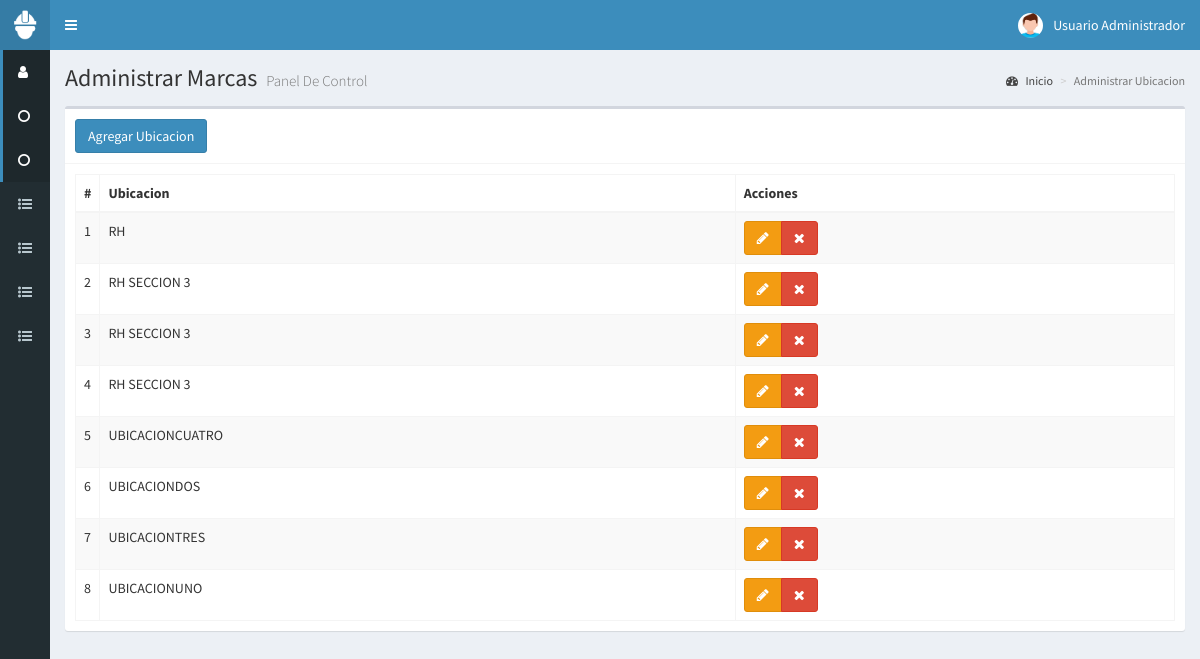
Screenshot of /ubicaciones (signed in) with the database file from the repository.
### tables this page shows
CREATE TABLE t_Ubicacion
(
  id_ubicacion SMALLINT UNSIGNED PRIMARY KEY AUTO_INCREMENT,
  descripcion VARCHAR(45) NOT NULL	
);

### controladores/plantilla.controlador.php (called while the page is built)
<?php
  class ControladorPlantilla
  {
    static public function ctrPlantilla()
    {
      include "vistas/plantilla.php";
    }
  }

### index.php (called while the page is built, shortened)
<?php
require_once "controladores/plantilla.controlador.php";
require_once "controladores/ventas.controlador.php";
require_once "controladores/ubicaciones.controlador.php";
require_once "controladores/subir-csv.controlador.php";
require_once "modelos/ubicaciones.modelo.php";
$plantilla = new ControladorPlantilla();
$plantilla->ctrPlantilla();

### controladores/ubicaciones.controlador.php (called while the page is built, shortened)
<?php
  class ControladorUbicaciones
  {
		static public function ctrMostrarUbicaciones($item,$valor)
		{
			$tabla = "t_Ubicacion";
			$respuesta = ModeloUbicaciones::mdlMostrarUbicaciones($tabla,$item,$valor);
			return $respuesta;
		}
  }
?>

### modelos/conexion.php (called while the page is built)
<?php
  class Conexion
  {
    static public function conectar()
    {
      $link = new PDO("mysql:host=localhost;dbname=bd_responsivas",
                      "usuario_responsiva",
											"responsivas-2020");
			$link->setAttribute(PDO::ATTR_ERRMODE, PDO::ERRMODE_EXCEPTION);
			$mitz="America/Tijuana";
			$tz = (new DateTime('now', new DateTimeZone($mitz)))->format('P');
			$link->exec("SET time_zone='$tz';");
      $link->exec("set names utf8");
      return $link;
    }
  }
?>

### modelos/ubicaciones.modelo.php (called while the page is built, shortened)
<?php
	require_once "conexion.php";
	class ModeloUbicaciones
	{
    static public function mdlMostrarUbicaciones($tabla,$item,$valor)
    {
			if ($item != null)
			{
				$stmt = Conexion::conectar()->prepare("SELECT * FROM $tabla WHERE $item = :$item");
				$stmt->bindParam(":".$item,$valor, PDO::PARAM_STR);
				$stmt->execute();
				$registros = $stmt->fetch();
				$stmt->closeCursor();
				$stmt=null;
				return $registros;
			}
			else
			{
				$stmt = Conexion::conectar()->prepare("SELECT * FROM $tabla ORDER BY descripcion");
				$stmt->execute();
				$registros = $stmt->fetchAll();
				return $registros;
			}
		}
	}
?>

### vistas/modulos/ubicaciones.php (the view, shortened to what this page needs)
<div class="content-wrapper">
  <section class="content-header">
    <h1>
      Administrar Marcas
      <small>Panel De Control</small>
    </h1>
    <ol class="breadcrumb">
      <li><a href="inicio"><i class="fa fa-dashboard"></i> Inicio</a></li>
      <li class="active">Administrar Ubicacion</li>
    </ol>
  </section>
  <section class="content">
    <div class="box">
      <div class="box-header with-border">
        <button class="btn btn-primary"  data-toggle="modal" data-target="#modalAgregarUbicacion">
          Agregar Ubicacion
        </button>
      </div>
      <div class="box-body">
        <table class="table table-bordered table-striped dt-responsive tablas">
          <thead>
            <tr>
              <th style="width:10px">#</th>
              <th>Ubicacion</th>
              <th>Acciones </th>
            </tr>
          </thead>
          <tbody>
					<?php
						$item = null;
						$valor = null;
						$ubicacion = ControladorUbicaciones::ctrMostrarUbicaciones($item,$valor);
						foreach ($ubicacion as $key => $value)
						{
							echo '
										<tr>
											<td>'.($key+1).'</td>
											<td class="text-uppercase">'.$value["descripcion"].'</td>
											<td>
												<div class="btn-group">
													<button class="btn btn-warning btnEditarUbicacion" idUbicacion="'.$value["id_ubicacion"].'" data-toggle="modal" data-target="#modalEditarUbicacion"><i class="fa fa-pencil"></i></button>';
													if ($_SESSION["perfil"] == "Administrador")
													{
														echo '
													<button class="btn btn-danger btnEliminarUbicacion" idUbicacion="'.$value["id_ubicacion"].'"><i class="fa fa-times"></i></button>';
													}
												echo '</div>
											</td>
										</tr>';
						}
					?>
          </tbody>
        </table>
      </div>
    </div>
  </section>
</div>

### rows the page displays
t_ubicacion: descripcion "RH"
t_ubicacion: descripcion "RH SECCION 3"
t_ubicacion: descripcion "RH SECCION 3"
t_ubicacion: descripcion "RH SECCION 3"
t_ubicacion: descripcion "UBICACIONCUATRO"
t_ubicacion: descripcion "UBICACIONDOS"
t_ubicacion: descripcion "UBICACIONTRES"
t_ubicacion: descripcion "UBICACIONUNO"

### other values shown
$_SESSION["nombre"] "Usuario Administrador"
